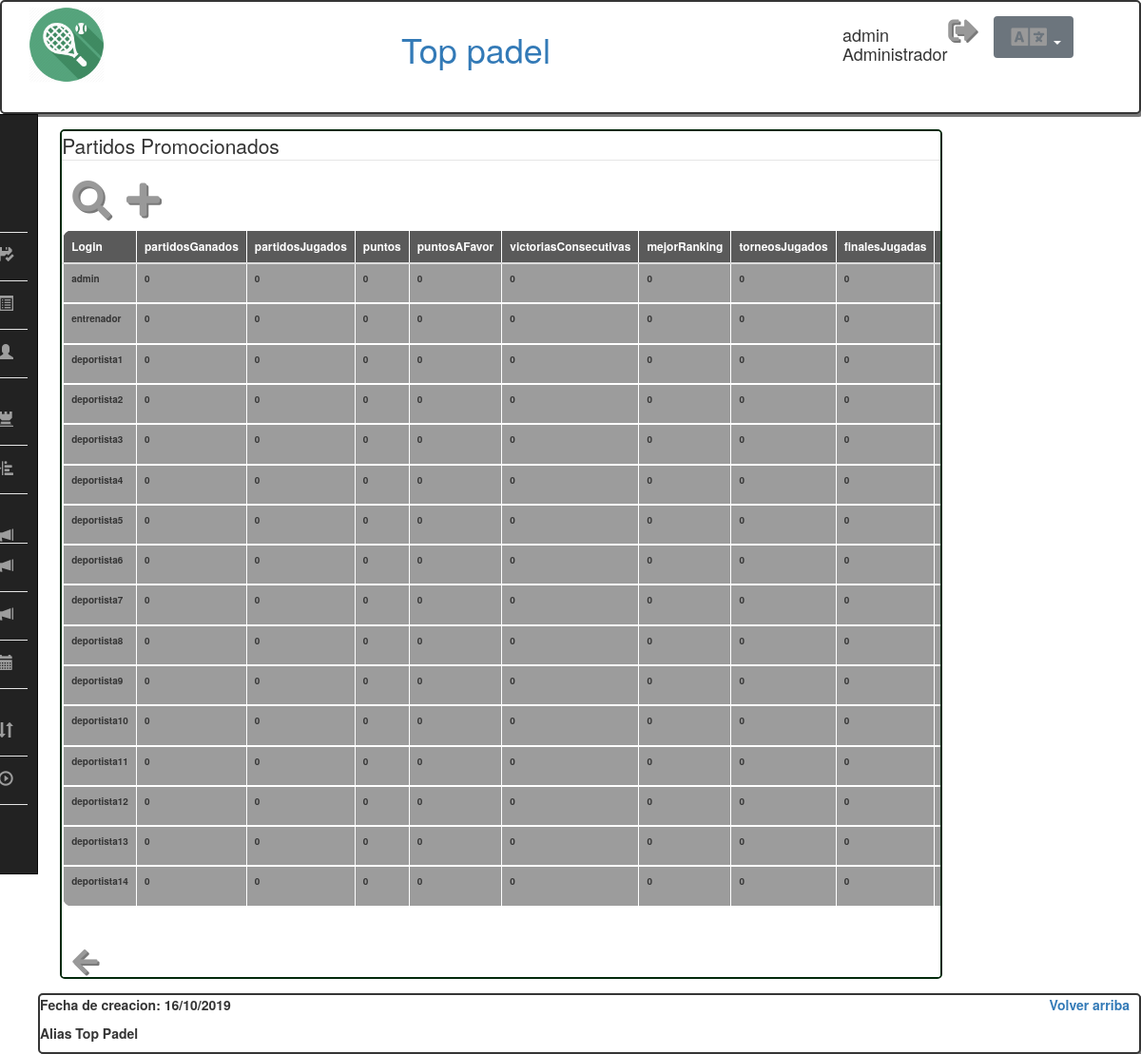
/Controllers/Estadistica_Controller.php?accion=SHOWALL (signed in), run on the app's committed database.
### tables this page shows
CREATE TABLE IF NOT EXISTS estadistica (
  idUsuario varchar(25) UNIQUE,
  partidosGanados varchar(25) NOT NULL,
  partidosJugados varchar(25) NOT NULL,
  puntos varchar(25) NOT NULL,
  puntosAFavor varchar(25) NOT NULL,
  victoriasConsecutivas varchar(25) NULL,
  mejorRanking varchar(25) NOT NULL,
  torneosJugados varchar(25) NOT NULL,
  finalesJugadas varchar(25) NOT NULL,

    FOREIGN KEY (idUsuario) REFERENCES usuario(login)
    
  );

### Models/Estadistica_Model.php (called while the page is built, shortened)
<?php
class Estadistica_Model{
    var $mysqli;
    function __construct($idUsuario,$partidosGanados,$partidosJugados,$puntos,$puntosAFavor,$mejorRanking,$victoriasConsecutivas,$finalesJugadas,$torneosJugados){
        include_once '../Models/Access_DB.php';
		$this->mysqli = ConnectDB();
    }
    function SHOWALL(){
        $sql = "SELECT * FROM estadistica";
        if(!($result = $this->mysqli->query($sql))){
            return 'ERROR: Fallo en la consulta sobre la base de datos.';
        }else return mysqli_fetch_all($result, MYSQLI_ASSOC);
    }
}
?>

### Models/Access_DB.php (called while the page is built)
<?php
function ConnectDB()
{
    $mysqli = new mysqli("localhost", 'padelabpdba', 'padelpass' , 'padelabp');
	if ($mysqli->connect_errno) {
		include './MESSAGE_View.php';
		new MESSAGE("Fallo al conectar a MySQL: (" . $mysqli->connect_errno . ") " . $mysqli->connect_error, './index.php');
		return false;
	}
	else{
		return $mysqli;
	}
}
?>

### Views/Estadistica/EstadisticaShowAll_View.php (the view, shortened to what this page needs)
<?php
	class Estadistica_SHOWALL{
		function __construct($datos){
			$this->render($datos);
		}
		function render($datos){
            include '../Views/Header_View.php';
			?>
        <div class="col-md-2"></div>
        <div class=" table-responsive contenido">
            <fieldset id="showall">
                <legend><?php echo $strings['Partidos Promocionados'];?></legend>
                <div class="container-showall-btn">
                    <button class="form-btn" role="link" onclick="window.location='../Controllers/Estadistica_Controller.php?accion=SEARCH'"><i class="fas fa-search"></i>
                    <button class="form-btn" role="link" onclick="window.location='../Controllers/Estadistica_Controller.php?accion=ADD'"><i class="fas fa-plus"></i>
                </div>
                <table class="table table-hover">
                    <thead>
                        <tr>
                        <th><?php echo $strings['Login'];?></th>
                        <th><?php echo $strings['partidosGanados'];?></th>
                        <th><?php echo $strings['partidosJugados'];?></th>
                        <th><?php echo $strings['puntos'];?></th>
                        <th><?php echo $strings['puntosAFavor'];?></th>
                        <th><?php echo $strings['victoriasConsecutivas'];?></th>
                        <th><?php echo $strings['mejorRanking'];?></th>
                        <th><?php echo $strings['torneosJugados'];?></th>
                        <th><?php echo $strings['finalesJugadas'];?></th>
                        <th colspan="3"><?php echo $strings['Acción'];?></th>
                    </thead>
                    <tr>
                    <?php if(count($datos, COUNT_RECURSIVE)!= 8){
                        foreach($datos as $datos) :
                        ?>
                        <td><?php echo $datos['idUsuario']."\n"; ?></td>
                        <td><?php echo $datos['partidosGanados']."\n"; ?></td>
                        <td><?php echo $datos['partidosJugados']."\n"; ?></td>
                        <td><?php echo $datos['puntos']."\n"; ?></td>
                        <td><?php echo $datos['puntosAFavor']."\n"; ?></td>
                        <td><?php echo $datos['victoriasConsecutivas']."\n"; ?></td>
                        <td><?php echo $datos['mejorRanking']."\n"; ?></td>
                        <td><?php echo $datos['torneosJugados']."\n"; ?></td>
                        <td><?php echo $datos['finalesJugadas']."\n"; ?></td>
                        <td class="tb-btn"></td>
                    </tr>
                    <?php endforeach;};?>
                    </table>
                    <div class="container-btn">
                        <button class="form-btn" role="link" onclick="window.location='./Index_Controller.php';"><i class="fas fa-arrow-left"></i>
                    </div>
            </fieldset>
</div>
<?php
			include '../Views/Footer_View.php';
		}}
?>

### Views/css/estilos.css (style rules this page uses)
body { font-family: 'Roboto', sans-serif; margin: 12px; background-color: rgb(189, 189, 189); align-items: center; }
.contenido { margin-top: 15px; margin-bottom: 15px; margin-left: 2%; margin-right: 2%; background-color: white; color: rgb(28, 145, 5); border: 2px solid rgb(2, 41, 11); border-radius: 5px; font-size: 10px; max-width:80%; }
.fas { margin-left: 5px; font-size: 30px; color: rgb(153, 153, 153); text-shadow: 2px 2px rgb(121, 121, 121); }
.form-btn { border: none; background-color: rgba(0,0,0,0); }
.form-btn .fas { margin-left: 5px; font-size: 30px; color: rgb(153, 153, 153); text-shadow: 2px 2px rgb(121, 121, 121); }
table { width: 100%; margin-top: 10px; color: rgb(53, 53, 53); }
tr { border: 2px solid white; }
td { font-size: 10px; font-weight: bold; border: 1px solid white; padding-left: 10px; padding-right:10px; background-color: rgb(156, 156, 156); }
th { color: white; font-size: 12px; border: 1px solid white; padding-left: 10px; padding-right:10px; background-color: rgb(90, 90, 90); }
.tb-btn { border: none; padding:0; padding-top: 5px; padding-bottom: 5px; }
table tbody tr:last-child td:first-child { border-radius: 0 0 0 10px; }
.container-showall-btn .form-btn .fas { font-size: 40px; }
legend { border-bottom: 1px solid white; }
#showall .container-btn { padding-top: 20px; border-top: 1px solid white; }
#showall .container-btn .fas { font-size:30px; }
table { margin-bottom: 20px; }
table thead th:first-child { border-radius: 10px 0 0 0; }
table thead th:last-child { border-radius: 0 10px 0 0; }
body,html { height: 100%; }

### data on the page
estadistica: idUsuario "admin", partidosGanados "0", partidosJugados "0", puntos "0", puntosAFavor "0", victoriasConsecutivas "0", mejorRanking "0", torneosJugados "0", finalesJugadas "0"
estadistica: idUsuario "entrenador", partidosGanados "0", partidosJugados "0", puntos "0", puntosAFavor "0", victoriasConsecutivas "0", mejorRanking "0", torneosJugados "0", finalesJugadas "0"
estadistica: idUsuario "deportista1", partidosGanados "0", partidosJugados "0", puntos "0", puntosAFavor "0", victoriasConsecutivas "0", mejorRanking "0", torneosJugados "0", finalesJugadas "0"
estadistica: idUsuario "deportista2", partidosGanados "0", partidosJugados "0", puntos "0", puntosAFavor "0", victoriasConsecutivas "0", mejorRanking "0", torneosJugados "0", finalesJugadas "0"
estadistica: idUsuario "deportista3", partidosGanados "0", partidosJugados "0", puntos "0", puntosAFavor "0", victoriasConsecutivas "0", mejorRanking "0", torneosJugados "0", finalesJugadas "0"
estadistica: idUsuario "deportista4", partidosGanados "0", partidosJugados "0", puntos "0", puntosAFavor "0", victoriasConsecutivas "0", mejorRanking "0", torneosJugados "0", finalesJugadas "0"
estadistica: idUsuario "deportista5", partidosGanados "0", partidosJugados "0", puntos "0", puntosAFavor "0", victoriasConsecutivas "0", mejorRanking "0", torneosJugados "0", finalesJugadas "0"
estadistica: idUsuario "deportista6", partidosGanados "0", partidosJugados "0", puntos "0", puntosAFavor "0", victoriasConsecutivas "0", mejorRanking "0", torneosJugados "0", finalesJugadas "0"
estadistica: idUsuario "deportista7", partidosGanados "0", partidosJugados "0", puntos "0", puntosAFavor "0", victoriasConsecutivas "0", mejorRanking "0", torneosJugados "0", finalesJugadas "0"
estadistica: idUsuario "deportista8", partidosGanados "0", partidosJugados "0", puntos "0", puntosAFavor "0", victoriasConsecutivas "0", mejorRanking "0", torneosJugados "0", finalesJugadas "0"
estadistica: idUsuario "deportista9", partidosGanados "0", partidosJugados "0", puntos "0", puntosAFavor "0", victoriasConsecutivas "0", mejorRanking "0", torneosJugados "0", finalesJugadas "0"
estadistica: idUsuario "deportista10", partidosGanados "0", partidosJugados "0", puntos "0", puntosAFavor "0", victoriasConsecutivas "0", mejorRanking "0", torneosJugados "0", finalesJugadas "0"
estadistica: idUsuario "deportista11", partidosGanados "0", partidosJugados "0", puntos "0", puntosAFavor "0", victoriasConsecutivas "0", mejorRanking "0", torneosJugados "0", finalesJugadas "0"
estadistica: idUsuario "deportista12", partidosGanados "0", partidosJugados "0", puntos "0", puntosAFavor "0", victoriasConsecutivas "0", mejorRanking "0", torneosJugados "0", finalesJugadas "0"
estadistica: idUsuario "deportista13", partidosGanados "0", partidosJugados "0", puntos "0", puntosAFavor "0", victoriasConsecutivas "0", mejorRanking "0", torneosJugados "0", finalesJugadas "0"
estadistica: idUsuario "deportista14", partidosGanados "0", partidosJugados "0", puntos "0", puntosAFavor "0", victoriasConsecutivas "0", mejorRanking "0", torneosJugados "0", finalesJugadas "0"

### other printed values
$strings['Top padel'] "Top padel"
$_SESSION['login'] "admin"
$_SESSION['rol'] "Administrador"
$strings['Partidos Promocionados'] "Partidos Promocionados"
$strings['Login'] "Login"
$strings['partidosGanados'] "partidosGanados"
$strings['partidosJugados'] "partidosJugados"
$strings['puntos'] "puntos"
$strings['puntosAFavor'] "puntosAFavor"
$strings['victoriasConsecutivas'] "victoriasConsecutivas"
$strings['mejorRanking'] "mejorRanking"
$strings['torneosJugados'] "torneosJugados"
$strings['finalesJugadas'] "finalesJugadas"
$strings['Fecha de creacion'] "Fecha de creacion"
$strings['Alias'] "Alias"
